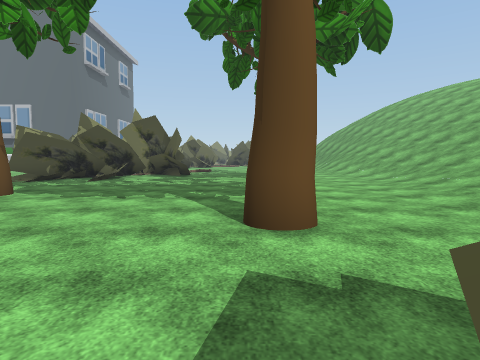
[1] (above)

24 first-person views from a walk through a scene from a Unity 3-D project. The camera is 1.4 m above the floor, tilts 4° down and sees 75° across. The floor is counted in squares, 2 m on a side. Each view is taken from the middle of a square. On the plan, view 1 faces up. The plan holds only what a view shows up to about 10 squares ahead; the rest is blank. The place goes on beyond the plan. The player is left out. Some surface patterns are stand-ins.

[2]
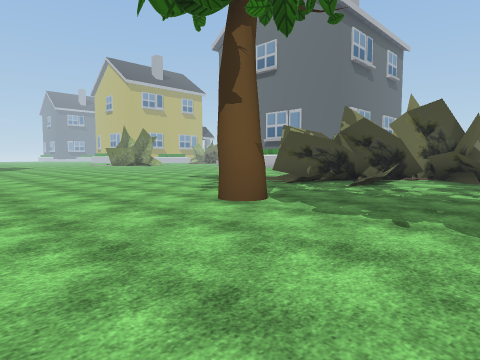

[3]
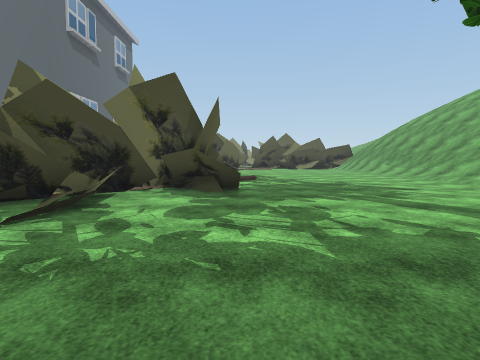

[4]
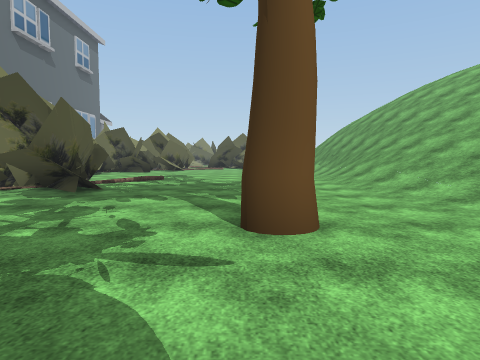

[5]
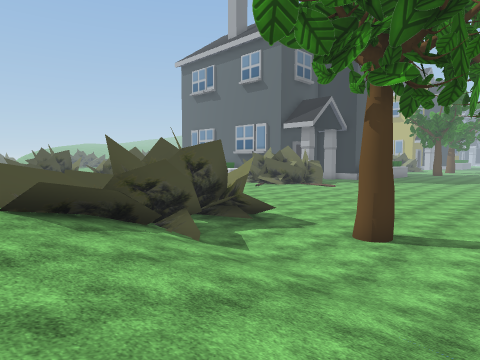

[6]
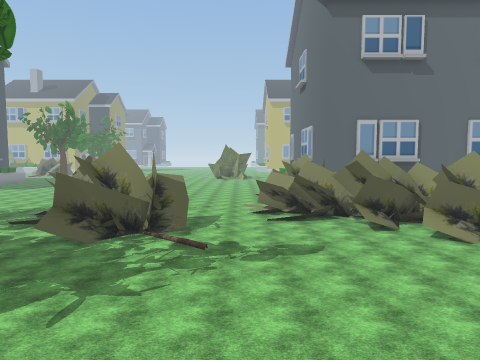

[7]
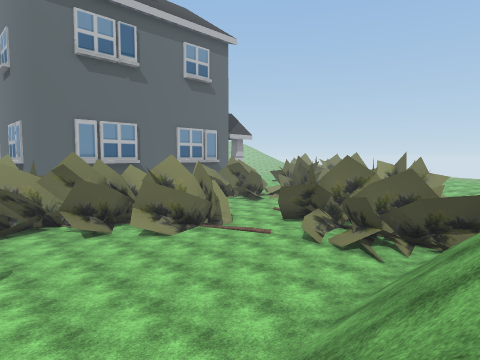

[8]
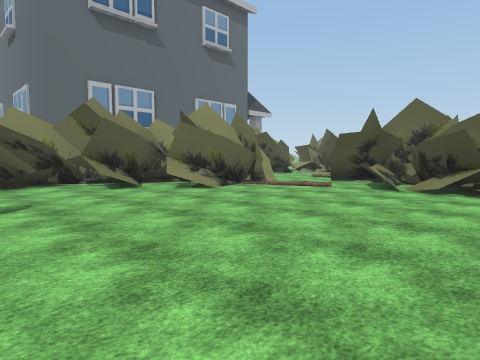

[9]
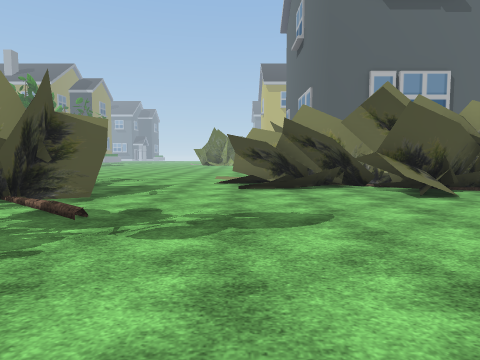

[10]
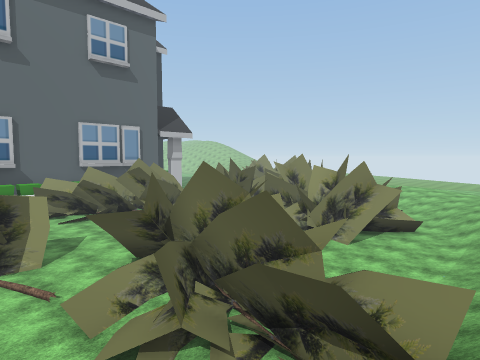

[11]
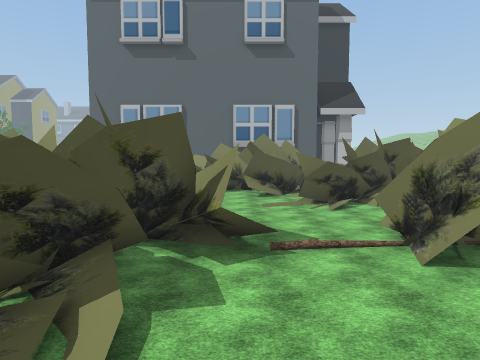

[12]
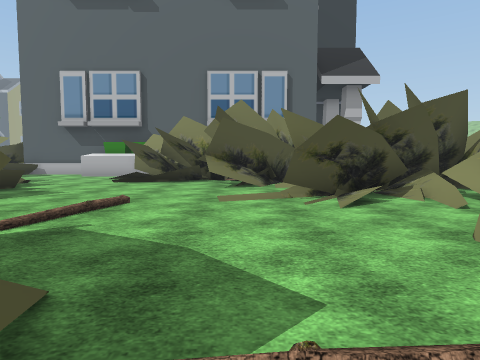

[13]
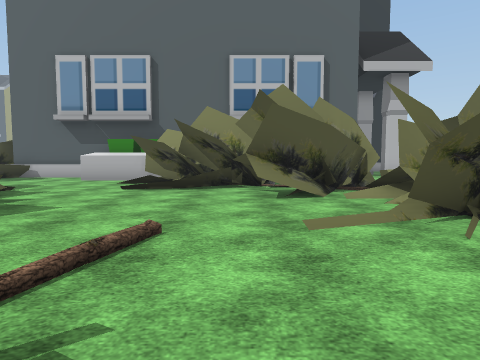

[14]
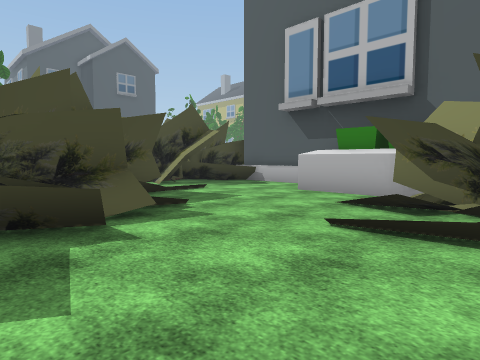

[15]
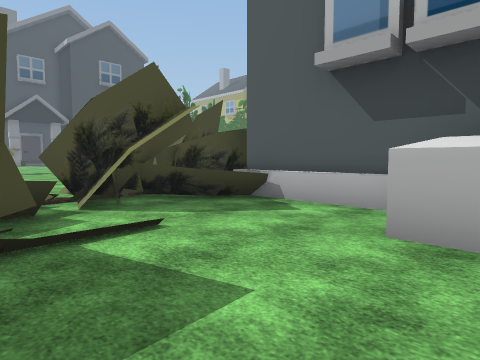

[16]
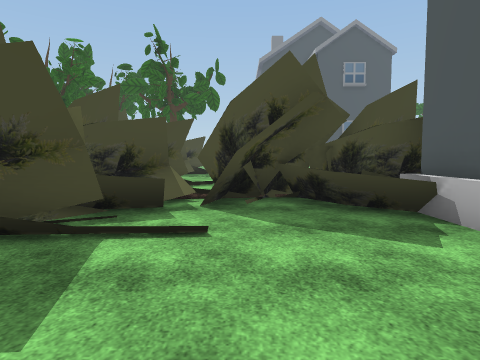

[17]
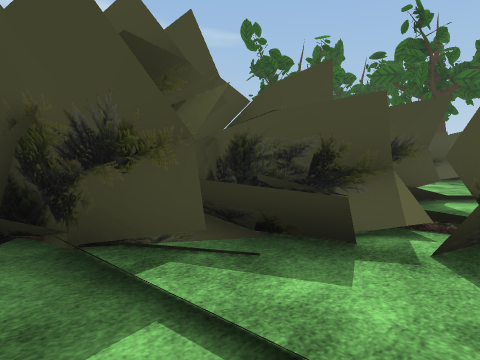

[18]
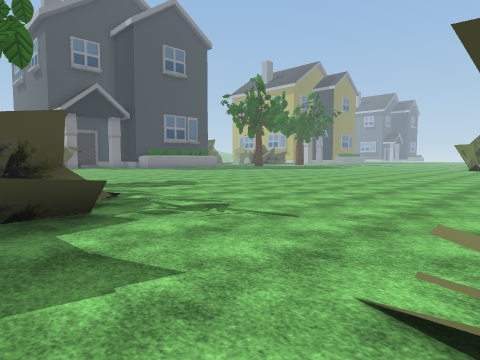

[19]
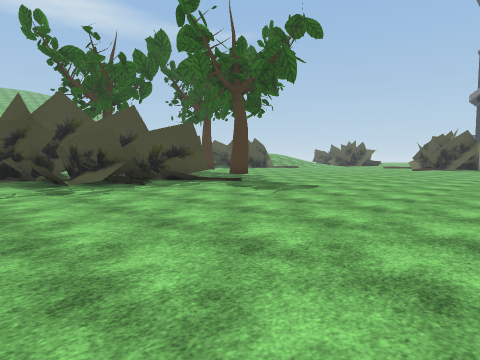

[20]
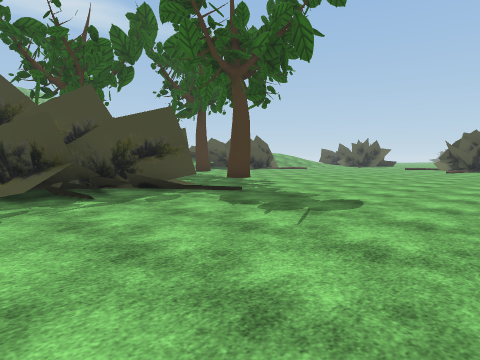

[21]
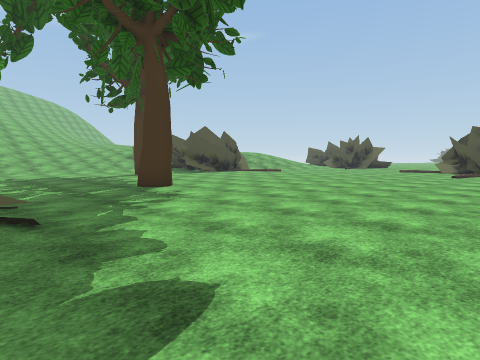

[22]
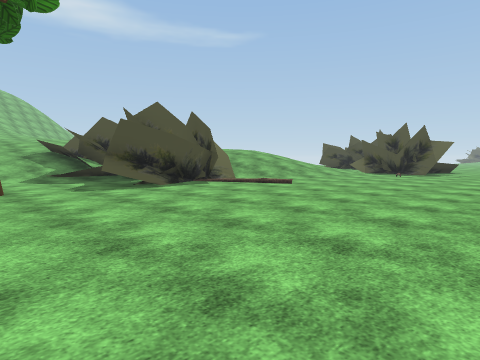

[23]
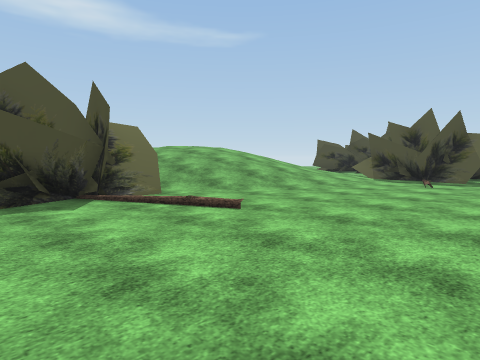

[24]
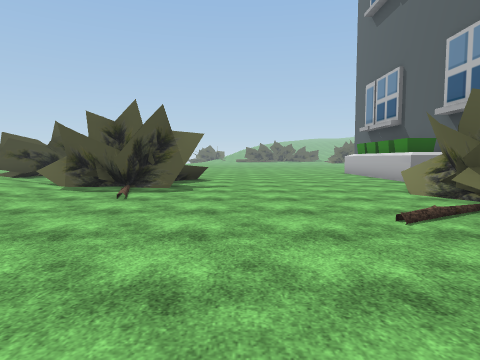

### Floor plan
Key: @ floor where view 1 was taken; # wall or solid block; . main floor; : floor 0.75 m higher than the main floor; / step, stairs or slope; T pine tree; R tree.
Columns run from 16 left of view 1 to 7 right of it. Each row starts with its distance up from view 1.
 34            TT/.TTTT../
 33         TT TT/..TTT../
 32         TT..TT.../.../
 31         TTT....../.../
 30         TTT......//..//
 29        TT/.....TTTT///
 28        T//.....TTTTTT//
 27       #..........TTTTT/
 26       #....:.T/..//T/T
 25     ###.../TTTT//..//
 24     #.....TTTT....../ /
 23     #.../TTTTT......//
 22     ##.T/TTTTT......///
 21     TTTT/TTTT.......///
 20     TTTT/TT/........///
 19        /.TT/......../
 18        ./T//......../ /
 17  ...................  /
 16 ....................////
 15 ............T.......////
 14  ........./TTT......////
 13  ........//TTT......////
 12  ........TTTTTT.....///
 11   ........TTT.......//
 10   .......TT.........////
  9   ...............R..////
  8   ..................///
  7   ..................///
  6   .........R........// /
  5    .................////
  4    .................////
  3      ...........R...////
  2      ............../////
  1      ............T.////
  0      ...........@TTTTTT
 -1       ..  .......TTTTT
 -2           ......TTT T
 -3           ......./
 -4           .......//
 -5          .......////
 -6         ........////
 -7         T......////
 -8        T.......///
 -9       TT.......//
-10        T......T./
-11        /.....TTT/
-12      ##......TTT
-13       #...../

Where each view was taken, in squares from view 1:
view 1: 0 up, 0 right, facing up
view 2: 2 up, 1 left, facing up-left
view 3: 6 up, 2 left, facing up
view 4: 6 up, 1 right, facing up
view 5: 6 up, 7 right, facing down-left
view 6: 17 up, 6 right, facing left
view 7: 18 up, 6 right, facing up-left
view 8: 18 up, 4 right, facing up-left
view 9: 18 up, 2 right, facing left
view 10: 24 up, 6 right, facing up-left
view 11: 30 up, 6 right, facing left
view 12: 31 up, 2 right, facing left
view 13: 30 up, 0 right, facing left
view 14: 29 up, 4 left, facing down-left
view 15: 26 up, 7 left, facing down-left
view 16: 26 up, 9 left, facing down
view 17: 24 up, 9 left, facing down-right
view 18: 18 up, 5 left, facing down-left
view 19: 16 up, 15 left, facing down-right
view 20: 14 up, 13 left, facing down-right
view 21: 10 up, 12 left, facing down-right
view 22: 4 up, 7 left, facing down-right
view 23: 0 up, 5 left, facing down-right
view 24: 3 down, 5 left, facing down
